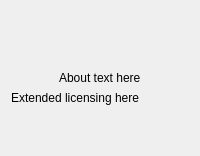
     <widget class="QWidget" name="about">
      <attribute name="title">
       <string>About</string>
      </attribute>
      <layout class="QGridLayout" name="gridLayout_3">
       <item row="2" column="1">
        <widget class="QLabel" name="l_about">
         <property name="text">
          <string>About text here</string>
         </property>
        </widget>
       </item>
       <item row="7" column="0" colspan="2">
        <spacer name="verticalSpacer">
         <property name="orientation">
          <enum>Qt::Vertical</enum>
         </property>
         <property name="sizeHint" stdset="0">
          <size>
           <width>20</width>
           <height>40</height>
          </size>
         </property>
        </spacer>
       </item>
       <item row="2" column="0">
        <spacer name="horizontalSpacer">
         <property name="orientation">
          <enum>Qt::Horizontal</enum>
         </property>
         <property name="sizeHint" stdset="0">
          <size>
           <width>0</width>
           <height>0</height>
          </size>
         </property>
        </spacer>
       </item>
       <item row="2" column="2">
        <spacer name="horizontalSpacer_2">
         <property name="orientation">
          <enum>Qt::Horizontal</enum>
         </property>
         <property name="sizeHint" stdset="0">
          <size>
           <width>0</width>
           <height>0</height>
          </size>
         </property>
        </spacer>
       </item>
       <item row="1" column="0" colspan="3">
        <widget class="QLabel" name="l_icons">
         <property name="text">
          <string/>
         </property>
         <property name="pixmap">
          <pixmap resource="../resources.qrc">:/bitmaps/carla_about_white.png</pixmap>
         </property>
         <property name="alignment">
          <set>Qt::AlignCenter</set>
         </property>
        </widget>
       </item>
       <item row="0" column="0" colspan="3">
        <spacer name="verticalSpacer_4">
         <property name="orientation">
          <enum>Qt::Vertical</enum>
         </property>
         <property name="sizeHint" stdset="0">
          <size>
           <width>20</width>
           <height>40</height>
          </size>
         </property>
        </spacer>
       </item>
       <item row="3" column="0" colspan="3">
        <widget class="QLabel" name="l_extended">
         <property name="text">
          <string>Extended licensing here</string>
         </property>
         <property name="wordWrap">
          <bool>true</bool>
         </property>
        </widget>
       </item>
      </layout>
     </widget>
